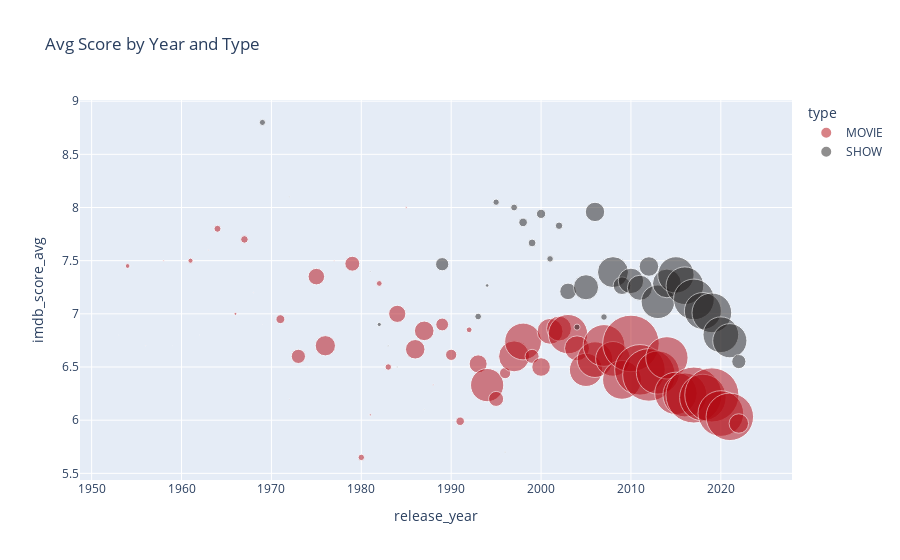

This figure's notebook cell:
### Code cell
fig = px.scatter(
            year_types.query("imdb_score_avg >= 5"),
            # year_all_df,  # .query("release_year >= 2000"),
           title="Avg Score by Year and Type",
           x="release_year", y="imdb_score_avg",
           size="imdb_vote_count",
           size_max=40,
           color="type",
           color_discrete_map={"SHOW": BROWN ,"MOVIE": RED},
           opacity=0.5,
            hover_data={
                'imdb_vote_count':':,',
                'imdb_score_avg':':.2f',
                },
           )
fig.update_layout(hovermode="x")
fig.show()
